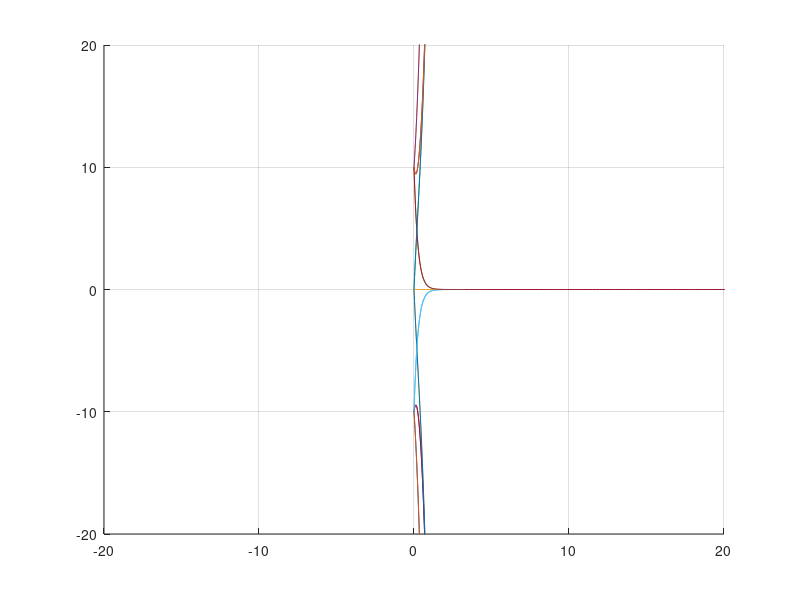

Source code (MATLAB):
function hw6_b
% t goes from 0 to 10
tspan = [0 100];
% play with the initial conditions?
% start:increment size:end condition
for k = -10:10:10
    for i = -10:10:10
        y0 = [i; k];
% determined by f (see the end of the code), tspan
% and y0
        [t, y] = ode45(@f, tspan, y0);
% y(:, 1nand y(:, 2) are the data for R(t) and J(t)
        hold on
        plot(t, y(:, 1), t, y(:, 2));
% center the plot about origin
        axis([-20 20 -20 20]);
    end
end
grid on
hold off
% add legend
% legend('Romeo', 'Juliet', 2);
% set the background color to white
set(gcf, 'Color', 'w');
% the system: y(1) is R, y(2) is J
% change conditions a and b
% a^2 < b^2 is saddle point
% problem: i'm only getting the right side of the picture, nothing on left
% side of the origin
% a^2 > b^2 is stable node
function dydt = f(t, y)
a = -1;
b = 3;
dydt = [a*y(1) + b*y(2)
b*y(1) + a*y(2)];